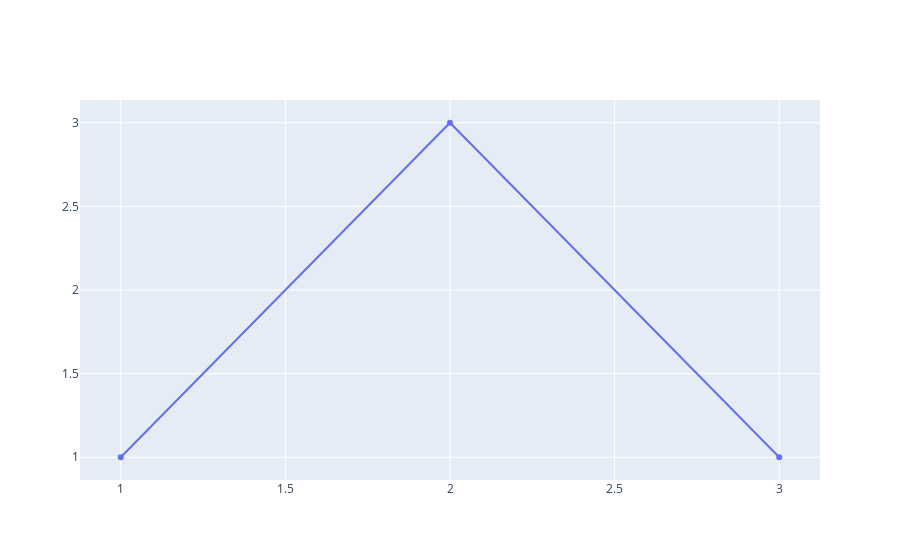

The code cell stored with this chart in its notebook:
### Code cell
'''특정 버튼만 삭제

fig.show(config={'modeBarButtonsToRemove': ['zoom', 'pan']})
'''

fig = go.Figure()

fig.add_trace(
    go.Scatter(
        x=[1, 2, 3],
        y=[1, 3, 1]))

fig.show(config={'modeBarButtonsToRemove': ['zoom', 'pan']})

display(Image.open(BytesIO(requests.get('https://wikidocs.net/images/page/187239/mode_3.png').content)).resize((1200,500)))

### Figure 1 — Plotly figure (JSON) as saved in the notebook; plotly's stock layout.template omitted (floating-point values rounded to 4 significant figures)
{"data": [{"type": "scatter", "x": [1, 2, 3], "y": [1, 3, 1]}], "layout": {}}
